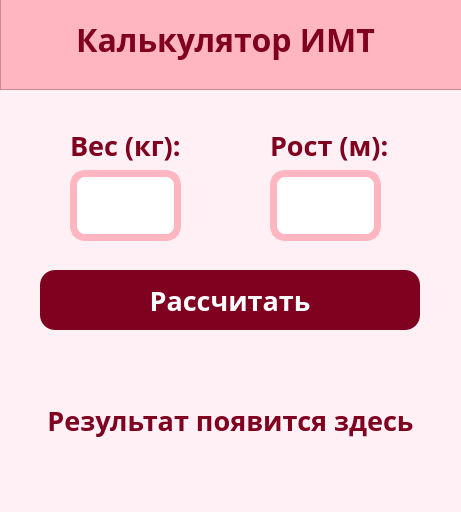
<?xml version="1.0" encoding="UTF-8"?>
<ui version="4.0">
 <class>MainWindow</class>
 <widget class="QMainWindow" name="MainWindow">
  <property name="geometry">
   <rect>
    <x>0</x>
    <y>0</y>
    <width>461</width>
    <height>512</height>
   </rect>
  </property>
  <property name="windowTitle">
   <string>MainWindow</string>
  </property>
  <widget class="QWidget" name="centralwidget">
   <property name="styleSheet">
    <string notr="true">background-color: #FFF0F5;</string>
   </property>
   <widget class="QFrame" name="frame">
    <property name="enabled">
     <bool>true</bool>
    </property>
    <property name="geometry">
     <rect>
      <x>0</x>
      <y>-11</y>
      <width>471</width>
      <height>101</height>
     </rect>
    </property>
    <property name="styleSheet">
     <string notr="true">background-color:#FFB6C1</string>
    </property>
    <property name="frameShape">
     <enum>QFrame::StyledPanel</enum>
    </property>
    <property name="frameShadow">
     <enum>QFrame::Raised</enum>
    </property>
    <widget class="QLabel" name="label">
     <property name="geometry">
      <rect>
       <x>60</x>
       <y>30</y>
       <width>331</width>
       <height>41</height>
      </rect>
     </property>
     <property name="font">
      <font>
       <family>Montserrat Black</family>
       <pointsize>24</pointsize>
       <weight>75</weight>
       <bold>true</bold>
      </font>
     </property>
     <property name="styleSheet">
      <string notr="true">color: #800020;
background-color: transparent;</string>
     </property>
     <property name="text">
      <string>Калькулятор ИМТ</string>
     </property>
     <property name="alignment">
      <set>Qt::AlignCenter</set>
     </property>
    </widget>
   </widget>
   <widget class="QPushButton" name="btn_calc">
    <property name="geometry">
     <rect>
      <x>40</x>
      <y>270</y>
      <width>380</width>
      <height>60</height>
     </rect>
    </property>
    <property name="font">
     <font>
      <family>Montserrat Black</family>
      <pointsize>20</pointsize>
      <weight>75</weight>
      <bold>true</bold>
     </font>
    </property>
    <property name="styleSheet">
     <string notr="true">QPushButton {
    background-color: #800020;
    color: #FFFFFF;
    border-radius: 15px;
    padding: 10px;
    font-weight: bold;
}
QPushButton:hover {
    background-color: #A00028; /* Чуть светлее при наведении мыши */
}
QPushButton:pressed {
    background-color: #600018; /* Темнее при нажатии */
}</string>
    </property>
    <property name="text">
     <string>Рассчитать</string>
    </property>
   </widget>
   <widget class="QLabel" name="label_3">
    <property name="geometry">
     <rect>
      <x>70</x>
      <y>130</y>
      <width>121</width>
      <height>31</height>
     </rect>
    </property>
    <property name="font">
     <font>
      <family>Montserrat SemiBold</family>
      <pointsize>20</pointsize>
      <weight>75</weight>
      <bold>true</bold>
     </font>
    </property>
    <property name="styleSheet">
     <string notr="true">color: #800020;
font-size: 20pt;
background-color: transparent;</string>
    </property>
    <property name="text">
     <string>Вес (кг):</string>
    </property>
   </widget>
   <widget class="QLineEdit" name="input_weight">
    <property name="geometry">
     <rect>
      <x>70</x>
      <y>170</y>
      <width>111</width>
      <height>71</height>
     </rect>
    </property>
    <property name="styleSheet">
     <string notr="true">background-color: #FFFFFF;
border: 7px solid #FFB6C1;
border-radius: 15px;
color: #800020;
padding: 5px;
font-size: 20pt;</string>
    </property>
    <property name="alignment">
     <set>Qt::AlignCenter</set>
    </property>
   </widget>
   <widget class="QLabel" name="label_4">
    <property name="geometry">
     <rect>
      <x>270</x>
      <y>130</y>
      <width>121</width>
      <height>31</height>
     </rect>
    </property>
    <property name="font">
     <font>
      <family>Montserrat SemiBold</family>
      <pointsize>20</pointsize>
      <weight>75</weight>
      <bold>true</bold>
     </font>
    </property>
    <property name="styleSheet">
     <string notr="true">color: #800020;
font-size: 20pt;
background-color: transparent;</string>
    </property>
    <property name="text">
     <string>Рост (м):</string>
    </property>
   </widget>
   <widget class="QLineEdit" name="input_height">
    <property name="geometry">
     <rect>
      <x>270</x>
      <y>170</y>
      <width>111</width>
      <height>71</height>
     </rect>
    </property>
    <property name="styleSheet">
     <string notr="true">background-color: #FFFFFF;
border: 7px solid #FFB6C1;
border-radius: 15px;
color: #800020;
padding: 5px;
font-size: 20pt;</string>
    </property>
    <property name="alignment">
     <set>Qt::AlignCenter</set>
    </property>
   </widget>
   <widget class="QLabel" name="output_result">
    <property name="geometry">
     <rect>
      <x>40</x>
      <y>370</y>
      <width>381</width>
      <height>101</height>
     </rect>
    </property>
    <property name="font">
     <font>
      <family>Montserrat SemiBold</family>
      <pointsize>20</pointsize>
      <weight>75</weight>
      <bold>true</bold>
     </font>
    </property>
    <property name="styleSheet">
     <string notr="true">color: #800020;
font-size: 20pt;
background-color: transparent;</string>
    </property>
    <property name="text">
     <string>Результат появится здесь</string>
    </property>
    <property name="alignment">
     <set>Qt::AlignCenter</set>
    </property>
   </widget>
  </widget>
 </widget>
 <resources/>
 <connections/>
</ui>
